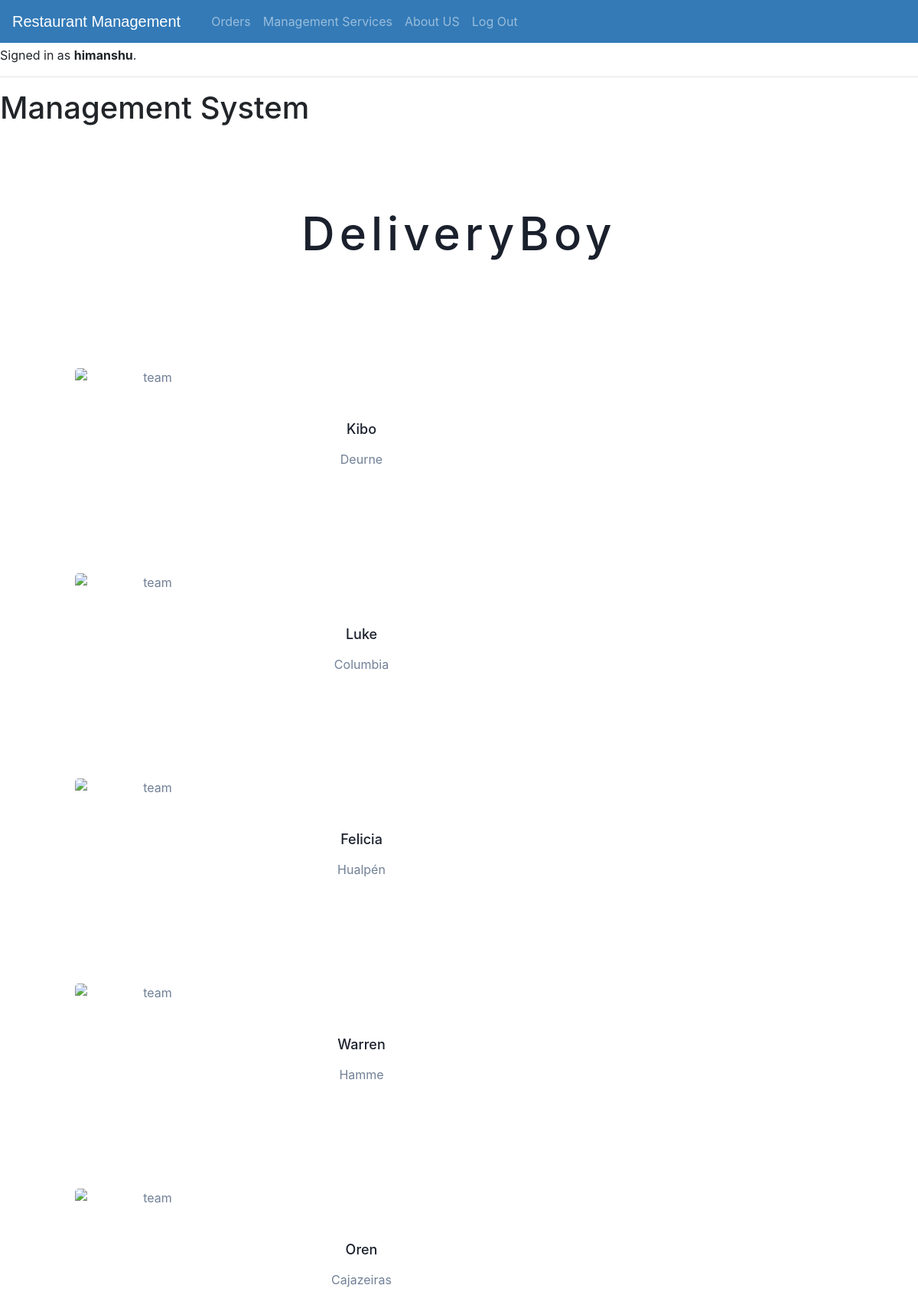
The app's page /Dashboard_Staff/ManagementServices/team?data=DeliveryBoy (signed in) with its own data.
### Management/models.py (models this page shows, shortened)
class Staff(AbstractBaseUser, PermissionsMixin):
    id = models.CharField(max_length=50,primary_key = True)
    email = models.EmailField(_('email address'), unique=True)
    user_name = models.CharField(max_length=150, unique=True)
    first_name = models.CharField(max_length=150, blank=True)
    start_date = models.CharField(max_length=150, blank=True,null=True)
    dob = models.CharField(max_length=150, blank=True,null=True)
    CATEGORY = [
    ['Manager', 'Manager'],
    ['Cook', 'Cook'],
    ['Waiter', 'Waiter'],
    ['DeliveryBoy', 'DeliveryBoy'],
    ]
    salary = models.IntegerField(null= True)
    designation = models.CharField(max_length = 50,choices = CATEGORY)
    building_no = models.CharField(null= True,max_length=50)
    street_name = models.CharField(max_length=50,null= True)
    city = models.CharField(max_length=50,null= True)
    zipcode = models.IntegerField(null= True)
    is_staff = models.BooleanField(default=True)
    is_active = models.BooleanField(default=True)
    objects = CustomAccountManager()
    USERNAME_FIELD = 'email'
    REQUIRED_FIELDS = ['user_name', 'first_name']
    def address(self):
        return f"{self.building_no  +  self.street_name + self.city }"

### Management/views.py (the view)
# urls.py: path("Dashboard_Staff/ManagementServices/team",views.team,name="team"),
def team(request):
    data = request.GET.get('data')
    staff_mem = Staff.objects.filter(designation=data)
    phonenumber = []
    for s in staff_mem:
        phonenumber.append(Staff_phoneNo.objects.filter(staff = s.id).first())
    return render(request,"Management/team.html",{"data":data,"staff_mem":staff_mem,"phonenumber":phonenumber,})

### Management/templates/Management/team.html (shortened to what this page needs)
{% extends "Management/layout.html" %}
{% load static %}
{% load textra %}
{% block body%}
<h1> Management System </h1>
{% if user.designation == "Manager"%}
<section class="text-gray-600 body-font">
    <div class="container px-5 py-24 mx-auto">
      <div class="flex flex-col text-center w-full mb-20">
        <h1 class="text-2xl font-medium title-font mb-4 text-gray-900 tracking-widest" style = "text-transform:capitalize; font-size:60px" id="hd">{{data}}</h1>
      </div>
      {% for i in staff_mem %}
      <div class="flex flex-wrap -m-1">
        <div class="p-4 lg:w-1/2">
          <div class="h-full flex sm:flex-row flex-col items-center sm:justify-start justify-center text-center sm:text-left">
            <div class="cont">
            <div class="image"> <img alt="team" class="flex-shrink-0 rounded-lg w-48 h-48 object-cover object-center sm:mb-0 mb-4" style="height:200px; width:200px" src= "" >
            </div>
          </div>
            <div class="flex-grow sm:pl-8">
              <h2 class="title-font font-medium text-lg text-gray-900" style = "text-transform:capitalize;">{{i.first_name}}</h2>
              <p class="mb-4">{{i.city}}</p>
            </div>
          </div>
        </div>
      </div>
      {% endfor %}
    </div>
  </section>
  {% endif %}
  {% endblock %}

### Management/templates/Management/layout.html (shortened to what this page needs)
{% load static %}
<!DOCTYPE html>
<html lang="en">
    <head>
        <link href="https://unpkg.com/tailwindcss@^1.0/dist/tailwind.min.css" rel="stylesheet">
        <link rel="stylesheet" href="https://stackpath.bootstrapcdn.com/bootstrap/4.4.1/css/bootstrap.min.css">
  <link rel="stylesheet" href="https://maxcdn.bootstrapcdn.com/font-awesome/4.7.0/css/font-awesome.min.css">
    </head>
    <body>
        <div style="margin-top: 60px;">
            {% if user.is_authenticated %}
                Signed in as <strong>{{ user.user_name }}</strong>.
            {% else %}
                Not signed in.
            {% endif %}
        </div>
        <ul class="nav">
            {% if user.is_authenticated %}
            <div class="bs-example">
                <nav class="navbar navbar-expand-md navbar-dark fixed-top" style="background:#337AB7;">
                  <a href="{% url 'Dashboard_Staff' %}" class="navbar-brand">Restaurant Management</a>
                  <div class="collapse navbar-collapse justify-content-between" id="navbarCollapse">
                    <div class="navbar-nav">
                <li class="nav-item">
                <a class="nav-item nav-link" href="{% url 'Dashboard_Staff' %}"></a>
            </li>
            <li class="nav-item">
                <a class="nav-item nav-link" href="{% url 'order' %}" > Orders</a>
            </li>
            <li class="nav-item">
                <a class="nav-item nav-link" href="{% url 'MS' %}"> Management Services</a>
            </li>
            <div class="navbar-nav">
            <a class="nav-item nav-link" href="{% url 'AboutUs' %}"> About US</a>
            <li class="nav-item">
                <a class="nav-item nav-link" href="{% url 'logout' %}">Log Out</a>
            </li>
        </div>
        </div>
    </nav>
  </div>
            {% endif %}
        </ul>
        <hr>
        {% block body %}
        {% endblock %}
    </body>
</html>

### Management/templates/Management/layout.html (style rules this page uses)
.bs-example { margin: 0px; }
.navbar-brand { font-size: 20px; font-family: sans-serif; }

### Management/templates/Management/team.html (style rules this page uses)
.cont { position: relative; width: 50%; }
.image { opacity: 1; display: block; width: 100%; height: auto; transition: .5s ease; backface-visibility: hidden; }

### records on screen
Staff: user_name "himanshu"
Staff: first_name "Kibo", city "Deurne"
Staff: first_name "Luke", city "Columbia"
Staff: first_name "Felicia", city "Hualpén"
Staff: first_name "Warren", city "Hamme"
Staff: first_name "Oren", city "Cajazeiras"

### other values on screen
{{ data }} "DeliveryBoy"
